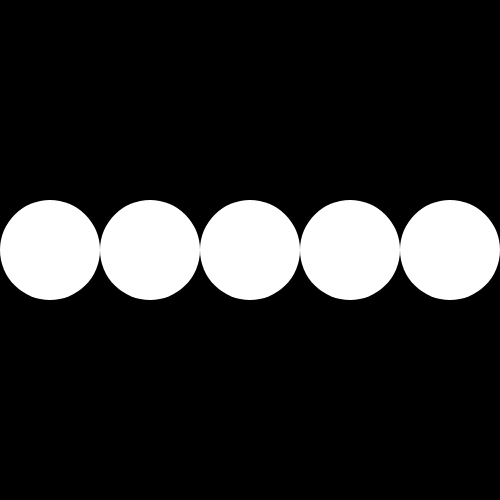
Frame 1 (no input)
Frame 60 (no input): identical to frame 1, image omitted
Frame 120 (the mouse pressed at the canvas centre since frame 60): identical to frame 1, image omitted

The p5.js sketch that drew this single still picture (run headless with seeded random() and noise() and a simulated clock; from frame 60 on, the mouse is pressed at the canvas centre):

// p5.js sketch
// ── sketch.js
// bucle, acumulación de dibujos
function setup() {
  createCanvas(500, 500);
}

function draw() {
  background(0); // el pone el background en el bucle hace qu este no limpie el fondo cada nuevo dibujo

  noStroke(); //sin contorno
  fill(255); //relleno blanco

  //la estructura del bucle nos permitica indicar que vamos a repetir una instruccion, en este caso el circula que se dibuja 5 veces.
  //cuenta con 3 bloques for (bloque 1; bloque 2; bloque 3)
  // bloque 1: la primera es una variable "let i" por index, que inicializamos en 0.
  //Cuando p5 encuentra esta linea, inmediatamente mirara el primer bloque (donde se declaro la variable i), y declarara una variable temporal que solo existe dentro de este ciclo.
  // bloqeu 2: sera lo que se llama condición de salida, es decir bajo que condición dajeremos de ejecutar este bloque de código.
  // La condicion a invalidar toma la forma de una comparación, donde comparamos "i" con el numero de veces que queremos ejecutar este ciclo. ejem: i<5, ya que queremos dibujar 5 circulos.
  // bloque 3: al cual llamaremos fase de actualización, esto una ves el codigo a sido ejecutado, el bloque de codigo aqui "que puede estar compuesto por varias lineas, ha sido ejecutado" procede a la actualizacion i=i+1, significa que asignamos al valor i el resultado de la operación i+1. Entonces, si i es 0, seré 1 como resultado de esta operacion, el numero se incrementa de manera sucesiva asta llegar al numero 5.

  // dentro de las llaves unicamente calculamos el valor de posicon en x del ciculo que estamos dubujando.

  for (let i = 0; i < 5; i = i + 1) {
    circle(50 + i * 100, 250, 100); //posicion 50x,250y__diametro,100
  }
}
